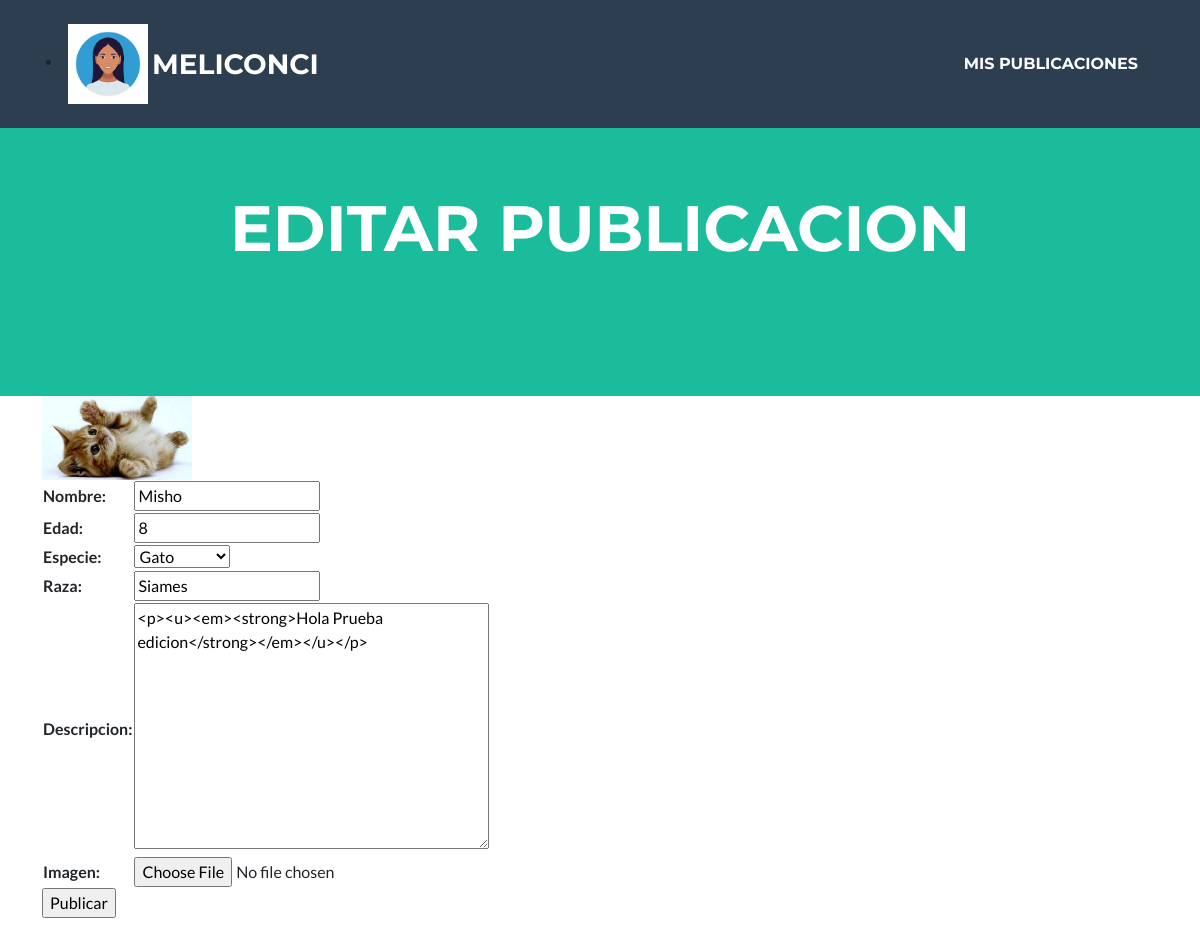
Page /editarrpublicacion/7 (signed in) on the earlier database version.
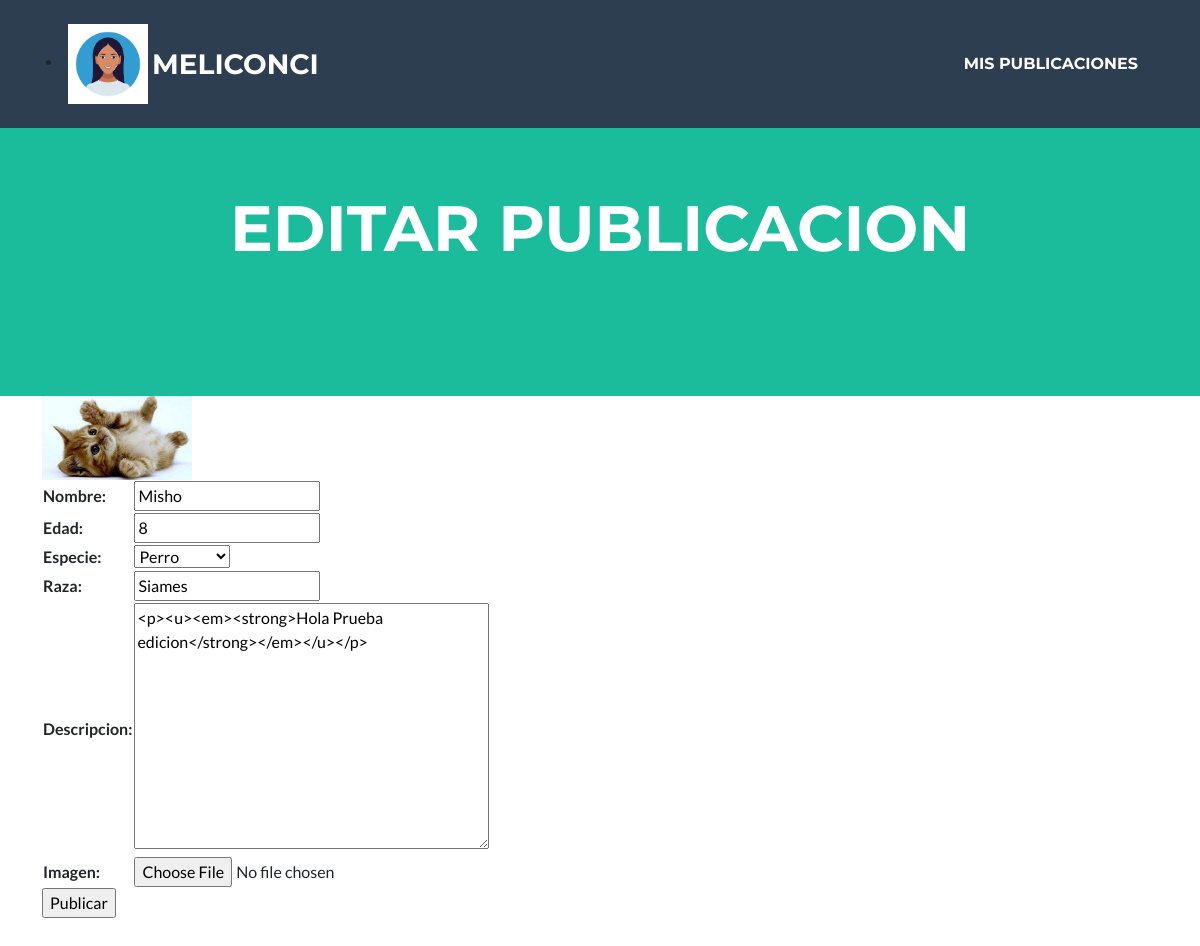
Same page on the later database version.
### blog/models.py (models this page shows, shortened)
class Publicaciones(models.Model):
    user=models.ForeignKey(User, on_delete=models.CASCADE)
    nombre=models.CharField(max_length=50,blank=True, null=True)
    edad= models.IntegerField()
    descripcion=RichTextField()
    imagen= models.ImageField(upload_to='imagenes')
    especie=models.IntegerField(choices=opciones_especie)
    raza=models.CharField(max_length=50,blank=True, null=True)

### blog/views.py (the view)
# urls.py: path('editarrpublicacion/<id>', editarpublicacion, name='editarpublicacion'),
@login_required
def editarpublicacion(request, id):
    mascota=Publicaciones.objects.get(id=id)
    if request.method=="POST":
        form= PublicacionesFormulario(request.POST, request.FILES)
        if form.is_valid():
            info= form.cleaned_data
            mascota.nombre= info["nombre"]
            mascota.edad= info["edad"]
            mascota.descripcion= info["descripcion"]
            mascota.imagen=info["imagen"]
            mascota.especie= info["especie"]
            mascota.raza= info["raza"]
            mascota.save()
            mascotas=Publicaciones.objects.filter(user=request.user)
            return render(request, "blog/publicaciones.html", {'usuario':request.user, "mensaje":'Edicion Realizada con Exito', "mascotas":mascotas})
    else:
        form= PublicacionesFormulario(initial={"nombre":mascota.nombre, "edad":mascota.edad, "especie":mascota.especie, "raza":mascota.raza, "descripcion":mascota.descripcion,}) #"imagen":mascota.imagen,})
        return render(request, 'blog/editarpublicacion.html', {'formulario':form,'mascota':mascota, "avatar":obteneravatar(request)})

### blog/forms.py
class PublicacionesFormulario(forms.ModelForm):
    imagen= forms.ImageField(label="Imagen")
    class Meta:
        model = Publicaciones
        fields = ['nombre', 'edad','especie','raza', 'descripcion']

### blog/views.py (called while the page is built)
def obteneravatar(request):
    lista=Avatar.objects.filter(user=request.user)
    if len(lista)!=0:
        imagen=lista[0].imagen.url
    else:
        imagen="/media/avatares/avatarpordefecto.jpg"
    return imagen

### blog/templates/blog/editarpublicacion.html (shortened to what this page needs)
{% extends "blog/index.html" %}
{% load static %}
{% block titulo %}
<body id="page-top">
    <nav class="navbar navbar-expand-lg bg-secondary text-uppercase fixed-top" id="mainNav">
        <div class="container">
            <li class="nav-item mx-0 mx-lg-1"><a href="{% url 'agregaravatar' %}"><img src="{{ avatar }}" width="80px"></a></li>
            <a class="navbar-brand" href="#page-top"> {{ user }}</a>
            <div class="collapse navbar-collapse" id="navbarResponsive">
                <ul class="navbar-nav ms-auto">
                    <li class="nav-item mx-0 mx-lg-1"><a class="nav-link py-3 px-0 px-lg-3 rounded" href="{% url 'publicaciones' %}">Mis Publicaciones</a></li>
            </ul>
            </div>
        </div>
    </nav>
<header class="masthead bg-primary text-white text-center">
    <div class="container d-flex align-items-center flex-column">
        <h1 class="masthead-heading text-uppercase mb-0">Editar Publicacion</h1>
    </div>
</header>
 <section>
            <div class="container">
                <div class="row justify-content-left">
                    <div class="col-md-6 col-lg-4 mb-5">
                        <div class="portfolio-item mx-auto" data-bs-toggle="modal" data-bs-target="#portfolioModal1">
                            <form action="{% url 'editarpublicacion' mascota.id %}" method="POST" enctype="multipart/form-data"> {% csrf_token %}
                                <img src="../media/{{ mascota.imagen }}" width="150px">
                                <table>
                                    {{ formulario.as_table  }}
                                </table>
                                <input type="submit" value="Publicar">
                            </form>
                        </div>
                    </div>
</section>
{% endblock %}

Differences in the rows shown:
changed Publicaciones "Misho": especie "Gato" → "Perro"
